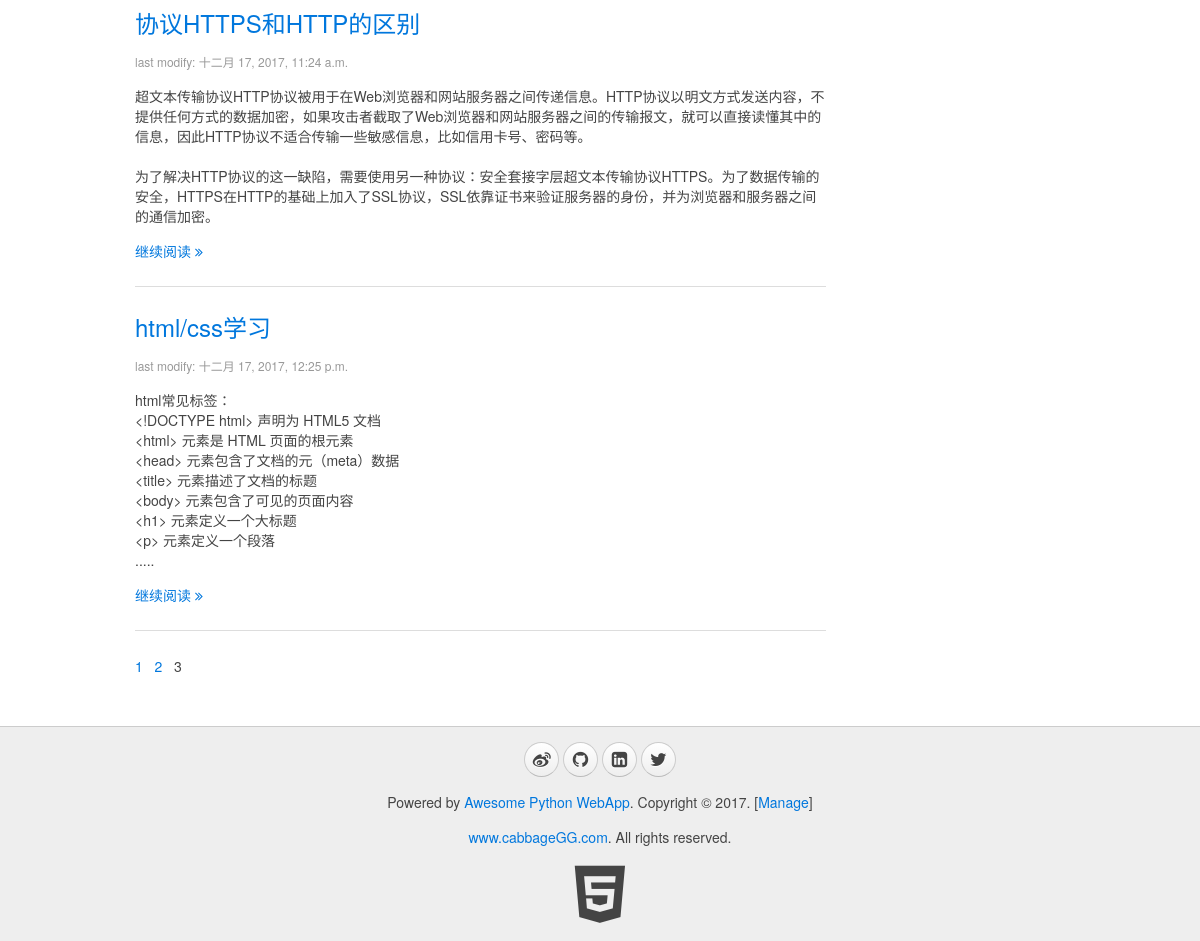
Before: /?p=3 (lower part) with the older database file.
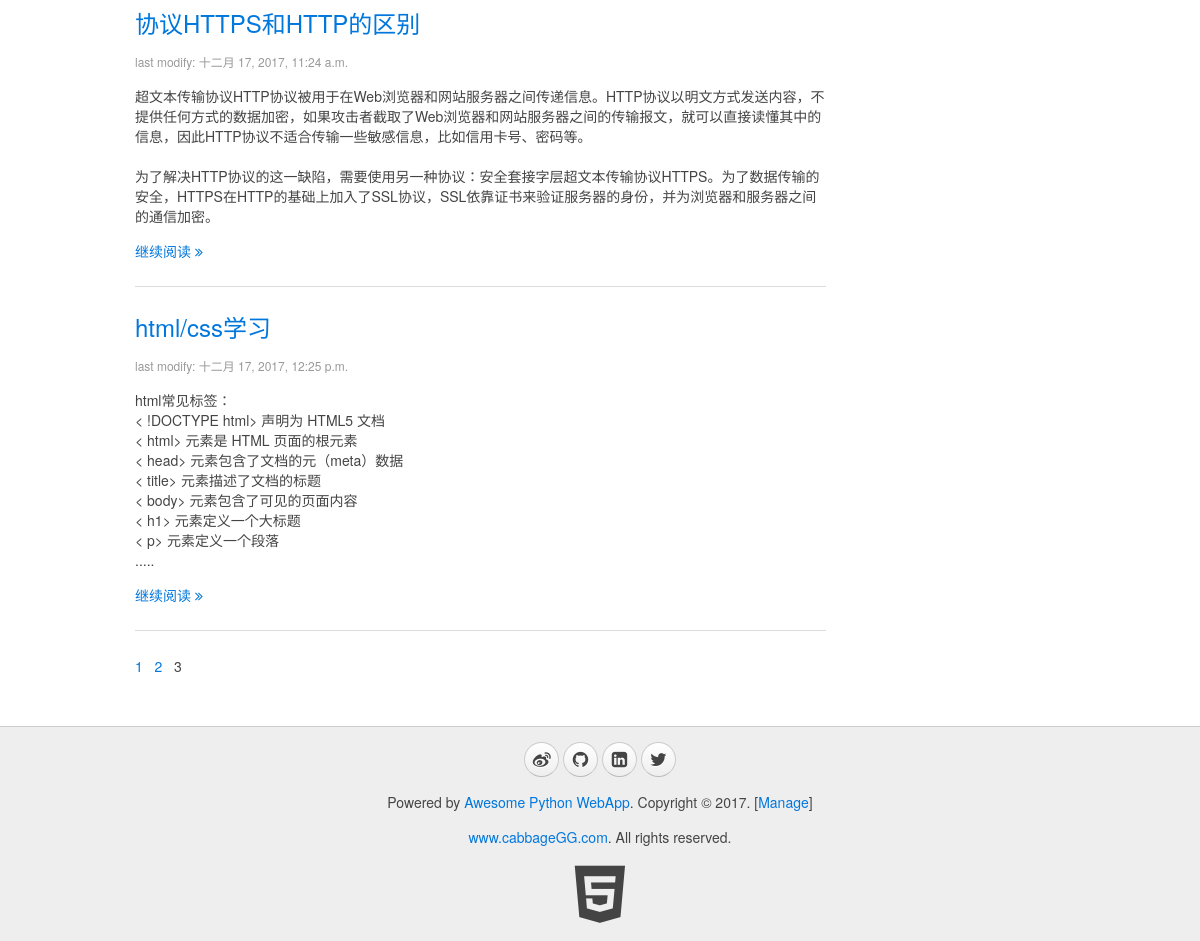
After: the same page with the newer database file.
### blog/models.py (models this page shows, shortened)
class Blog(models.Model):
    title = models.CharField(max_length=32, default="Title")
    content = models.TextField(null=True)
    summary = models.TextField(null=True)
    create_time = models.DateTimeField(null=True)

### blog/views.py (the view)
# urls.py: url(r'^$',views.blogs, name="index"),
def index(request):
    userinfo = ""
    account = request.COOKIES.get("account","")
    if account:
        userinfo = models.User.objects.filter(account=account)
        if userinfo:
            userinfo = userinfo[0]
    page = int(request.GET.get("p", "1"))
    first = (page - 1)*10
    end = first + 10
    blogs = models.Blog.objects.all()
    total_nums = len(blogs)
    if (total_nums % 10) > 0:
        page_nums = int(total_nums/10) + 1
    else:
        page_nums = int(total_nums/10)
    page_nums = range(0, page_nums)
    blogs = blogs[first:end]
    page = page - 1
    return render(request, "blog/index.html", {"blogs": blogs, "page":page, "page_nums":page_nums, "userinfo":userinfo})

### blog/templates/blog/index.html (shortened to what this page needs)
{% extends '__base__.html' %}
{% block content %}
    <div class="uk-width-medium-3-4">
    {% for blog in blogs %}
        <article class="uk-article">
            <h2><a href="/blog/page/{{ blog.id }}">{{ blog.title }}</a></h2>
            <p class="uk-article-meta">last modify: {{ blog.create_time }}</p>
            <p>{{ blog.summary | linebreaksbr }}</p>
            <p><a href="/blog/page/{{ blog.id }}">继续阅读 <i class="uk-icon-angle-double-right"></i></a></p>
        </article>
        <hr class="uk-article-divider">
    {% endfor %}
        <div class="page">
        {% for page_num in page_nums %}
            {% if page_num == page %}
                <span>{{ page_num|add:"1" }}&nbsp;&nbsp;</span>
            {% else %}
                <a href="?p={{ page_num|add:"1" }}"><span>{{ page_num|add:"1" }}&nbsp;&nbsp;</span></a>
            {% endif %}
        {% endfor %}
        </div>
    </div>
{% endblock %}

Changed rows visible on the page:
changed Blog "html/css学习": summary "html常见标签： <!DOCTYPE html> 声明为 HTML5 文档 <html> 元素是 HTML 页面的根元素 <head> 元素包含了文档的元（meta）数据 <title> 元素描述了文档的标题 <body> 元素包含了可见的页面内容 <h1> 元素定义一个大标题 <p> 元素定义一个段落 ....." → "html常见标签： < !DOCTYPE html> 声明为 HTML5 文档 < html> 元素是 HTML 页面的根元素 < head> 元素包含了文档的元（meta）数据 < title> 元素描述了文档的标题 < body> 元素包含了可见的页面内容 < h1> 元素定义一个大标题 < p> 元素定义一个段落 ....."
